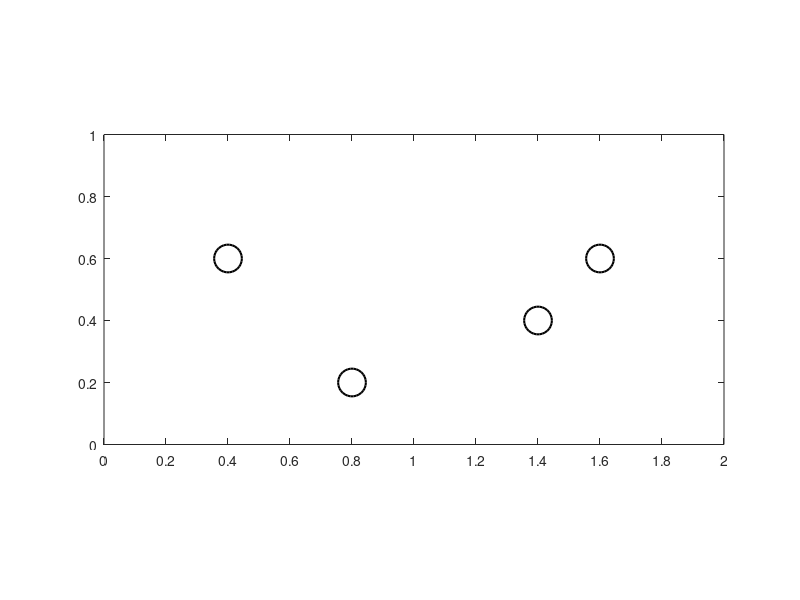

The MATLAB source for this figure:
clf
hold on; box on
daspect([1 1 1]);
axis([0 2 0 1]);

xticks(0:.2:2);
yticks(0:.2:1);

B = [0.4 0.6; 0.8 0.2; 1.4 0.4; 1.6 0.6]; % input B here!

plot(B(:,1), B(:,2),'ko','markersize',20,'markerfacecolor','w','linewidth',1.5);